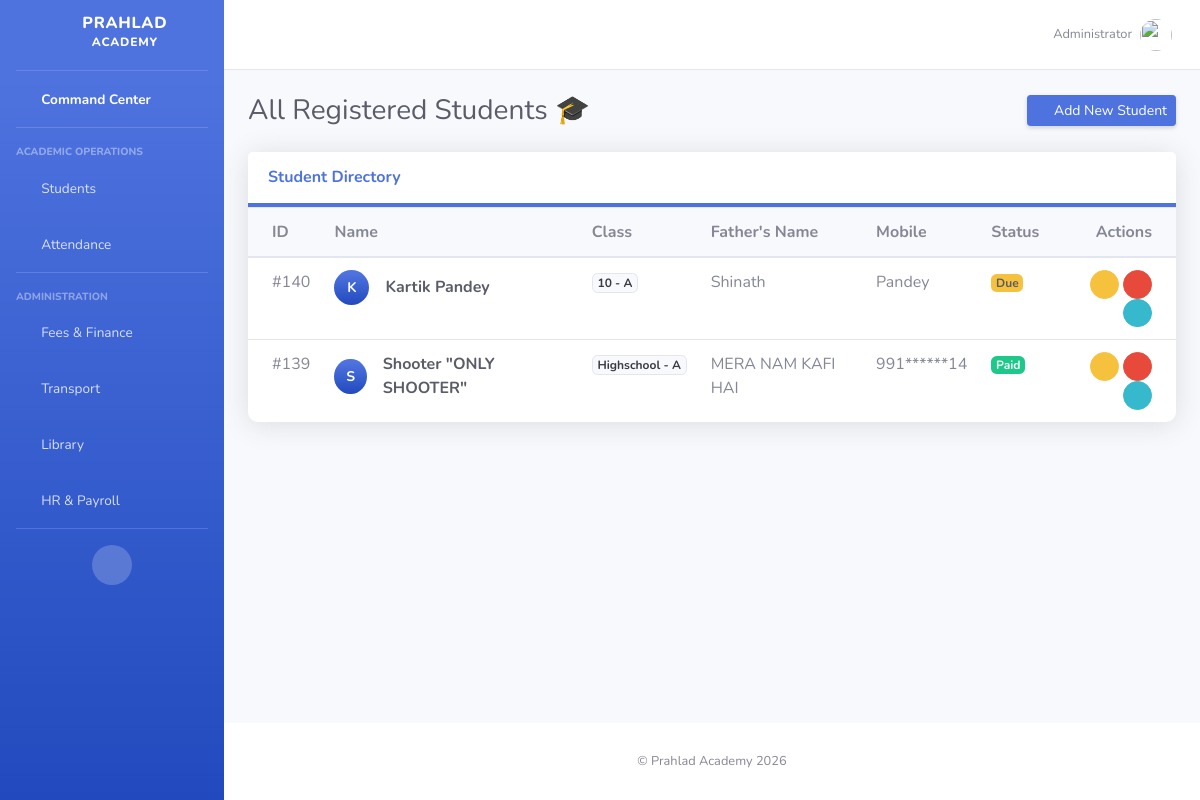
Screenshot of /students/all/ (signed in) with the database file from the repository.
### members/models.py (models this page shows, shortened)
class Member(models.Model):
    school = models.ForeignKey(School, on_delete=models.CASCADE, null=True, blank=True)
    admission_no = models.CharField(max_length=50, null=True, blank=True)
    firstname = models.CharField(max_length=255)
    lastname = models.CharField(max_length=255)
    father_name = models.CharField(max_length=255, null=True, blank=True)
    mobile_number = models.CharField(max_length=15, null=True, blank=True)
    email = models.EmailField(null=True, blank=True)
    student_class = models.ForeignKey(ClassRoom, on_delete=models.SET_NULL, null=True, blank=True)
    roll_number = models.CharField(max_length=20, null=True, blank=True)
    gender = models.CharField(max_length=10, choices=[('Male', 'Male'), ('Female', 'Female')], default='Male')
    dob = models.DateField(null=True, blank=True)
    address = models.TextField(null=True, blank=True)
    joined_date = models.DateField(auto_now_add=True, null=True)
    profile_pic = models.ImageField(null=True, blank=True, upload_to="student_images/")
    blood_group = models.CharField(max_length=5, null=True, blank=True)
    medical_conditions = models.TextField(null=True, blank=True)
    transport_mode = models.CharField(max_length=20, null=True, blank=True)
    route_name = models.CharField(max_length=100, null=True, blank=True)
    house_team = models.CharField(max_length=20, null=True, blank=True)
    preferred_stream = models.CharField(max_length=50, null=True, blank=True)
    fee_total = models.DecimalField(max_digits=10, decimal_places=2, default=0)
    fee_paid = models.DecimalField(max_digits=10, decimal_places=2, default=0)

class ClassRoom(models.Model):
    school = models.ForeignKey(School, on_delete=models.CASCADE, null=True, blank=True)
    name = models.CharField(max_length=50)
    section = models.CharField(max_length=10, default='A')
    class Meta:
        unique_together = ('name', 'section')
    def __str__(self):
        return f"{self.name} - {self.section}"

### members/views.py (the view)
# urls.py: path('students/all/', views.all_students, name='all_students'),
@login_required
def all_students(request):
    mymembers = Member.objects.all().order_by('firstname')
    return render(request, 'all_students.html', {'mymembers': mymembers})

### members/templates/all_students.html (shortened to what this page needs)
{% extends "master.html" %}
{% load static %}
{% block content %}
<div class="d-sm-flex align-items-center justify-content-between mb-4">
    <h1 class="h3 mb-0 text-gray-800">All Registered Students 🎓</h1>
    <a href="{% url 'add' %}" class="d-none d-sm-inline-block btn btn-sm btn-primary shadow-sm">
        <i class="fas fa-user-plus fa-sm text-white-50 mr-2"></i>Add New Student
    </a>
</div>
<div class="card shadow mb-4">
    <div class="card-header py-3 bg-white border-bottom-primary">
        <h6 class="m-0 font-weight-bold text-primary">Student Directory</h6>
    </div>
    <div class="card-body p-0">
        <div class="table-responsive">
            <table class="table table-hover mb-0 align-middle">
                <thead class="bg-light">
                    <tr>
                        <th class="pl-4">ID</th>
                        <th>Name</th>
                        <th>Class</th>
                        <th>Father's Name</th>
                        <th>Mobile</th>
                        <th>Status</th>
                        <th class="text-right pr-4">Actions</th>
                    </tr>
                </thead>
                <tbody>
                    {% for x in mymembers %}
                    <tr>
                        <td class="pl-4 text-muted">#{{ x.id }}</td>
                        <td class="font-weight-bold text-dark">
                            <div class="d-flex align-items-center">
                                <div class="rounded-circle bg-gradient-primary text-white d-flex align-items-center justify-content-center mr-3" style="width: 35px; height: 35px; font-size: 14px;">
                                    {{ x.firstname|slice:":1" }}
                                </div>
                                <div>
                                    {{ x.firstname }} {{ x.lastname }}
                                </div>
                            </div>
                        </td>
                        <td><span class="badge badge-light border">{{ x.student_class }}</span></td>
                        <td>{{ x.father_name }}</td>
                        <td>{{ x.mobile_number }}</td>
                        <td>
                            {% if x.fee_paid >= x.fee_total %}
                                <span class="badge badge-success">Paid</span>
                            {% else %}
                                <span class="badge badge-warning text-dark">Due</span>
                            {% endif %}
                        </td>
                        <td class="text-right pr-4">
                            <a href="{% url 'update' x.id %}" class="btn btn-warning btn-circle btn-sm" title="Edit">
                                <i class="fas fa-pen"></i>
                            </a>
                            <a href="{% url 'delete' x.id %}" class="btn btn-danger btn-circle btn-sm" title="Delete" onclick="return confirm('Are you sure you want to delete this student?');">
                                <i class="fas fa-trash"></i>
                            </a>
                            <a href="{% url 'student_profile' x.id %}" class="btn btn-info btn-circle btn-sm" title="View Profile">
                                <i class="fas fa-eye"></i>
                            </a>
                        </td>
                    </tr>
                    {% endfor %}
                </tbody>
            </table>
        </div>
    </div>
</div>
{% endblock %}

### members/templates/master.html (style rules this page uses)
.card { border: none; border-radius: 10px; box-shadow: 0 0.15rem 1.75rem 0 rgba(58, 59, 69, 0.15); }

### rows the page displays
Member: id "140", firstname "K", firstname "Kartik", lastname "Pandey", student_class "10 - A", father_name "Shinath", mobile_number "Pandey", fee_paid "Due"
Member: id "139", firstname "S", firstname "Shooter", lastname "\"ONLY SHOOTER\"", student_class "Highschool - A", father_name "MERA NAM KAFI HAI", mobile_number "991******14", fee_paid "Paid"
